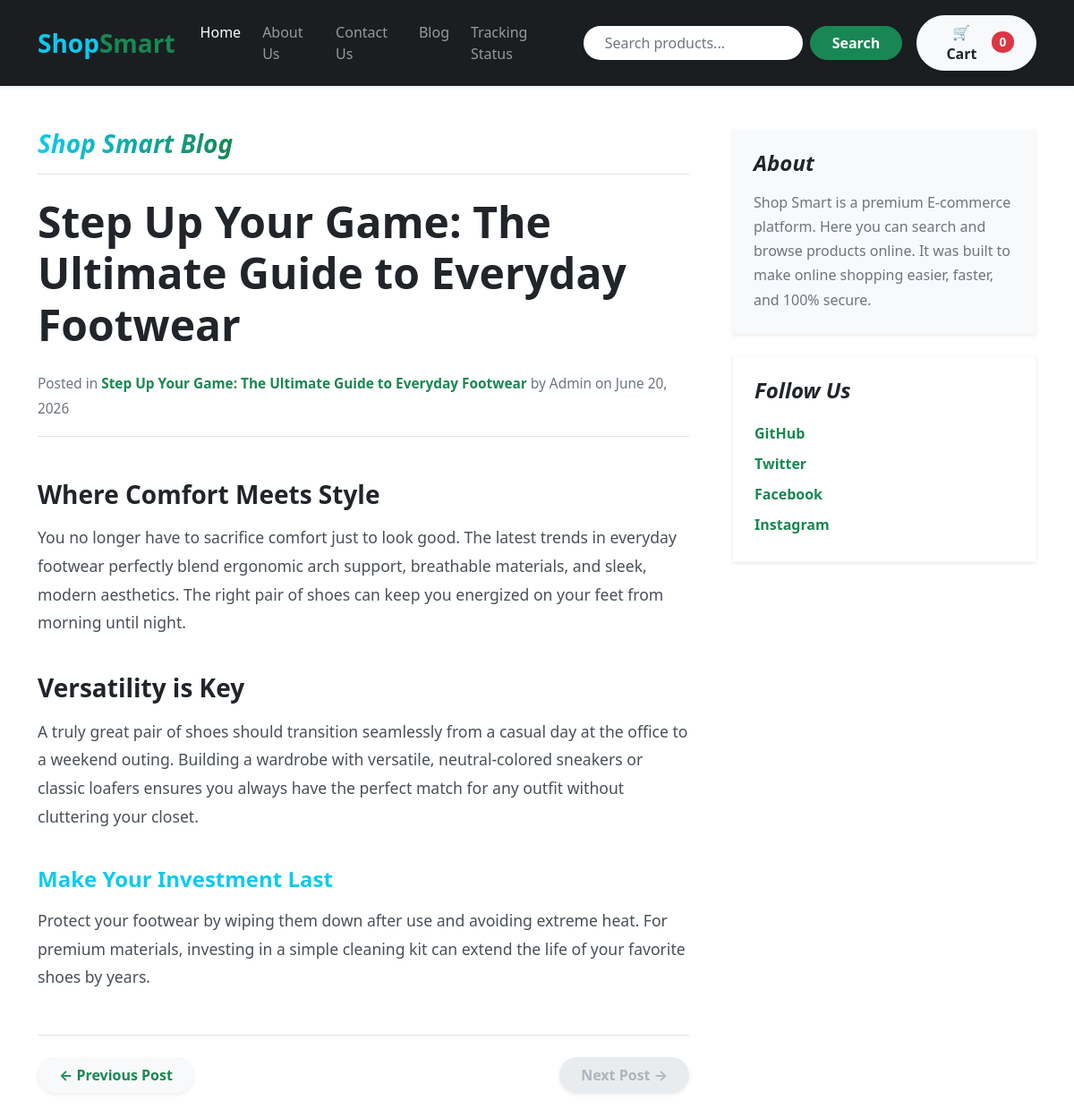
The page /blog/blogpost/6 on the database its author committed.
### blog/models.py (models this page shows, shortened)
class BlogPost(models.Model):
    blog_id = models.AutoField(primary_key=True)
    title = models.CharField(max_length=500,default="")
    heading_1 = models.CharField(max_length=500,default="")
    heading_1_content = models.CharField(max_length=5000,default="")
    heading_2 = models.CharField(max_length=500,default="")
    heading_2_content = models.CharField(max_length=5000)
    sub_heading = models.CharField(max_length=500,default="")
    sub_heading_content = models.CharField(max_length=5000)
    pub_date = models.DateField()
    image = models.ImageField(upload_to="blog/images",default="")

### blog/views.py (the view)
# urls.py: path("blogpost/<int:blog_id>", views.blogpost , name="blogpost")
def blogpost(request,blog_id):
    try:
        blog = BlogPost.objects.get(blog_id=blog_id)
        id_bounds = BlogPost.objects.aggregate(min_id=Min('blog_id'), max_id=Max('blog_id'))
        context = {
            'blog': blog,
            'min_id': id_bounds['min_id'],
            'max_id': id_bounds['max_id']
        }
        return render(request,'blog/blogpost.html',context)
    except:\
        return render(request, 'blog/blogpost.html', {'no_id': True})

### blog/templates/blog/blogpost.html (shortened to what this page needs)
{% extends 'blog/master.html' %}
{% block body %}
<div class="container mt-5 mb-5">
    <div class="row g-5">
        <div class="col-md-8">
            <h3 class="pb-3 mb-4 fst-italic border-bottom fw-bold text-muted">
               <span class="text-gradient"> Shop Smart Blog</span>
            </h3>
            <article class="blog-post">
                <h1 class="blog-post-title display-5">{{ blog.title }}</h1>
                <p class="text-muted small mb-5 border-bottom pb-3">
                    Posted in <strong class="text-success">{{ blog.title }}</strong> by Admin on {{ blog.pub_date }}
                </p>
                <h2 class="h3">{{ blog.heading_1 }}</h2>
                <p>{{ blog.heading_1_content }}</p>
                <h2 class="h3">{{ blog.heading_2 }}</h2>
                <p>{{ blog.heading_2_content }}</p>
                <h3 class="h4 text-info">{{ blog.sub_heading }}</h3>
                <p>{{ blog.sub_heading_content }}</p>
            </article>
            <nav aria-label="Blog post navigation" class="mt-5 pt-4 border-top">
                <div class="d-flex justify-content-between">
                    <button id="pr{{blog.blog_id}}" class="previous page-link rounded-pill px-4 py-2 fw-bold shadow-sm" {% if blog.blog_id == min_id %}disabled{% endif %}>
                        &larr; Previous Post
                    </button>
                    <button id="ne{{blog.blog_id}}" class="next page-link rounded-pill px-4 py-2 fw-bold shadow-sm" {% if blog.blog_id == max_id %}disabled{% endif %}>
                        Next Post &rarr;
                    </button>
                </div>
            </nav>
        </div>
        <div class="col-md-4">
            <div class="position-sticky" style="top: 2rem;">
                <div class="p-4 mb-4 bg-light rounded-4 shadow-sm border-0">
                    <h4 class="fst-italic fw-bold text-dark mb-3">About</h4>
                    <p class="mb-0 text-secondary" style="line-height: 1.7;">
                        Shop Smart is a premium E-commerce platform. Here you can search and browse products online.
                        It was built to make online shopping easier, faster, and 100% secure.
                    </p>
                </div>
                <div class="p-4 bg-white rounded-4 shadow-sm border border-light">
                    <h4 class="fst-italic fw-bold text-dark mb-3">Follow Us</h4>
                    <ul class="list-unstyled mb-0 social-links">
                        <li><a href="#">GitHub</a></li>
                        <li><a href="#">Twitter</a></li>
                        <li><a href="#">Facebook</a></li>
                        <li><a href="#">Instagram</a></li>
                    </ul>
                </div>
            </div>
        </div>
    </div>
</div>
{% endblock %}

### rows shown on the page
BlogPost: title "Step Up Your Game: The Ultimate Guide to Everyday Footwear", pub_date "June 20, 2026", heading_1 "Where Comfort Meets Style", heading_1_content "You no longer have to sacrifice comfort just to look good. The latest trends in everyday footwear perfectly blend ergonomic arch support, breathable materials, and sleek, modern aesthetics. The right pair of shoes can keep you energized on your feet from morning until night.", heading_2 "Versatility is Key", heading_2_content "A truly great pair of shoes should transition seamlessly from a casual day at the office to a weekend outing. Building a wardrobe with versatile, neutral-colored sneakers or classic loafers ensures you always have the perfect match for any outfit without cluttering your closet.", sub_heading "Make Your Investment Last", sub_heading_content "Protect your footwear by wiping them down after use and avoiding extreme heat. For premium materials, investing in a simple cleaning kit can extend the life of your favorite shoes by years."
